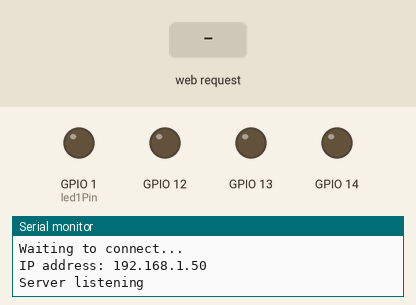
This sketch was run on a simulated ESP8266 (NodeMCU). Shown: output pins drawn as LEDs (lit = HIGH), the last lines printed to the serial monitor. The test bench sets the inputs (shaded band). WiFi joins after 1.5 s; servers stay silent unless stated.

Above: at 2.7 s.
2.8 s: HTTP request GET /led1on received
At 3.3 s:
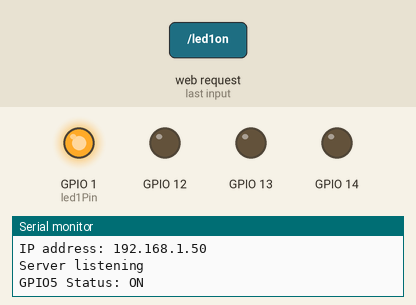
4.3 s: HTTP request GET /led2on received
At 5.5 s:
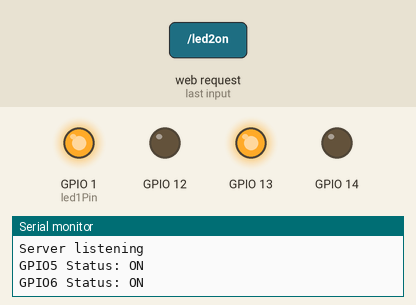
5.8 s: HTTP request GET /led1off received
At 6.8 s:
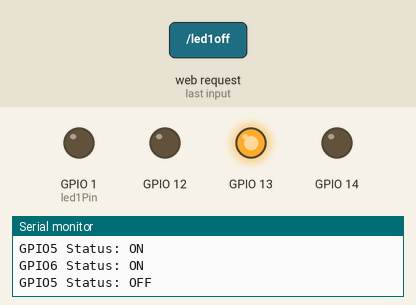
7.3 s: HTTP request GET /led3on received
At 7.9 s:
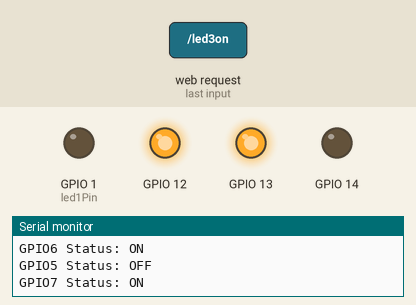
8.8 s: HTTP request GET /led2off received
At 9.1 s:
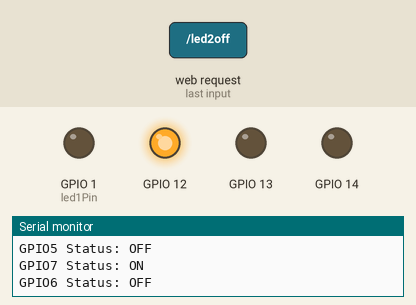
10.3 s: HTTP request GET /led4on received
At 11.4 s:
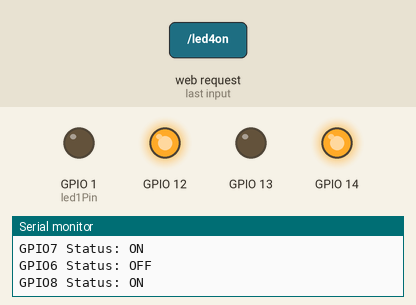
Timing chart, 0 to 12.8 s (numbered marks = the images above; inputs shaded):
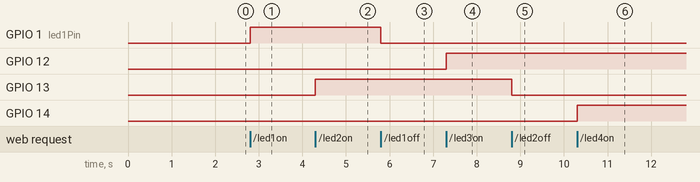

Measured:
- after the input at 2.8 s, GPIO 1 (led1Pin): LOW → HIGH at once
- after the input at 4.3 s, GPIO 13: LOW → HIGH at once
- after the input at 5.8 s, GPIO 1 (led1Pin): HIGH → LOW at once
- after the input at 7.3 s, GPIO 12: LOW → HIGH at once
- after the input at 8.8 s, GPIO 13: HIGH → LOW at once
- after the input at 10.3 s, GPIO 14: LOW → HIGH at once

The sketch:

webServerON.ino
```cpp
#include <ESP8266WiFi.h>
#include <ESP8266WebServer.h>

ESP8266WebServer server(80);

const char* ssid = "robotica"; //Enter Wi-Fi SSID
const char* password =  "robotica"; //Enter Wi-Fi Password


int led1Pin = D10;
int led2Pin = D11;

int led3Pin = D12;
int led4Pin = D13;


bool LED1status = LOW;
bool LED2status = LOW;
bool LED3status = LOW;
bool LED4status = LOW;


void setup() {
  Serial.begin(115200); //Begin Serial at 115200 Baud
  WiFi.begin(ssid, password);  //Connect to the WiFi network
  pinMode(led1Pin,OUTPUT);
  pinMode(led2Pin,OUTPUT);
  pinMode(led3Pin,OUTPUT);
  pinMode(led4Pin,OUTPUT);

  while (WiFi.status() != WL_CONNECTED) {  //Wait for connection
      delay(500);
      Serial.println("Waiting to connect...");
  }

  Serial.print("IP address: ");
  Serial.println(WiFi.localIP());  //Print the local IP

  server.on("/", handle_index); //Handle Index page// front page or main web page

  server.on("/led1on", handle_led1on);
  server.on("/led1off", handle_led1off);

  server.on("/led2on", handle_led2on);
  server.on("/led2off", handle_led2off);

  server.on("/led3on", handle_led3on);
  server.on("/led3off", handle_led3off);

  server.on("/led4on", handle_led4on);
  server.on("/led4off", handle_led4off);

  server.begin(); //Start the server
  Serial.println("Server listening");
}

void loop()
{
  server.handleClient(); //Handling of incoming client requests
  if(LED1status)
  {digitalWrite(led1Pin, HIGH);}
  else
  {digitalWrite(led1Pin, LOW);}

  if(LED2status)
  {digitalWrite(led2Pin, HIGH);}
  else
  {digitalWrite(led2Pin, LOW);}
  if(LED3status)
  {digitalWrite(led3Pin, HIGH);}
  else
  {digitalWrite(led3Pin, LOW);}

  if(LED4status)
  {digitalWrite(led4Pin, HIGH);}
  else
  {digitalWrite(led4Pin, LOW);}
}

void handle_index() {
  //Print Hello at opening homepage
  LED1status = LOW;
  LED2status = LOW;
  LED3status = LOW;
  LED4status = LOW;
  //Serial.println("GPIO7 Status: OFF | GPIO6 Status: OFF");
  server.send(200, "text/html", SendHTML(false,LED2status,LED3status,LED4status));
}

void handle_led1on() {
  LED1status = HIGH;
  Serial.println("GPIO5 Status: ON");
  server.send(200, "text/html", SendHTML(true,LED2status,LED3status,LED4status));
}

void handle_led1off() {
  LED1status = LOW;
  Serial.println("GPIO5 Status: OFF");
  server.send(200, "text/html", SendHTML(false,LED2status,LED3status,LED4status));
}

void handle_led2on() {
  LED2status = HIGH;
  Serial.println("GPIO6 Status: ON");
  server.send(200, "text/html", SendHTML(LED1status,true,LED3status,LED4status));
}

void handle_led2off() {
  LED2status = LOW;
  Serial.println("GPIO6 Status: OFF");
  server.send(200, "text/html", SendHTML(LED1status,false,LED3status,LED4status));
}
void handle_led3on() {
  LED3status = HIGH;
  Serial.println("GPIO7 Status: ON");
  server.send(200, "text/html", SendHTML(LED1status,LED2status,true,LED4status));
}

void handle_led3off() {
  LED3status = LOW;
  Serial.println("GPIO7 Status: OFF");
  server.send(200, "text/html", SendHTML(LED1status,LED2status,false,LED4status));
}

void handle_led4on() {
  LED4status = HIGH;
  Serial.println("GPIO8 Status: ON");
  server.send(200, "text/html", SendHTML(LED1status,LED2status,LED3status,true));
}

void handle_led4off() {
  LED4status = LOW;
  Serial.println("GPIO8 Status: OFF");
  server.send(200, "text/html", SendHTML(LED1status,LED2status,LED3status,false));
}

String SendHTML(bool led1stat,bool led2stat,bool led3stat,bool led4stat){
  String ptr = "<!DOCTYPE html> <html>\n";
  ptr +="<head><meta name=\"viewport\" content=\"width=device-width, initial-scale=1.0, user-scalable=no\">\n";
  ptr +="<title>LED Control</title>\n";
  ptr +="<style>html { font-family: Helvetica; display: inline-block; margin: 0px auto; text-align: center;}\n";
  ptr +="body{margin-top: 50px;} h1 {color: #444444;margin: 50px auto 30px;} h3 {color: #444444;margin-bottom: 50px;}\n";
  ptr +=".button {display: block;width: 80px;background-color: #1abc9c;border: none;color: white;padding: 13px 30px;text-decoration: none;font-size: 25px;margin: 0px auto 35px;cursor: pointer;border-radius: 4px;}\n";
  ptr +=".button-on {background-color: #1abc9c;}\n";
  ptr +=".button-on:active {background-color: #16a085;}\n";
  ptr +=".button-off {background-color: #34495e;}\n";
  ptr +=".button-off:active {background-color: #2c3e50;}\n";
  ptr +="p {font-size: 14px;color: #888;margin-bottom: 10px;}\n";
  ptr +="</style>\n";
  ptr +="</head>\n";
  ptr +="<body>\n";
  ptr +="<h1>ULEAM Ext El Carmen</h1>\n";
  ptr +="<h2>Software Engineering</h2>\n";
  ptr +="<h3>Using Station Mode (STA)</h3>\n";
  ptr +="<h4>ESTACION DE CONTROL DE LUCES</h4>\n";

  if(led1stat)
  {ptr +="<p>HALL Status: ON</p><a class=\"button button-off\" href=\"/led1off\">OFF</a>\n";}
  else
  {ptr +="<p>HALL:Status OFF</p><a class=\"button button-on\" href=\"/led1on\">ON</a>\n";}

  if(led2stat)
  {ptr +="<p>AULA 110 Status: ON</p><a class=\"button button-off\" href=\"/led2off\">OFF</a>\n";}
  else
  {ptr +="<p>AULA 110 Status: OFF</p><a class=\"button button-on\" href=\"/led2on\">ON</a>\n";}

  if(led3stat)
  {ptr +="<p>SECRETARIA Status: ON</p><a class=\"button button-off\" href=\"/led3off\">OFF</a>\n";}
  else
  {ptr +="<p>SECRETARIA Status: OFF</p><a class=\"button button-on\" href=\"/led3on\">ON</a>\n";}

  if(led4stat)
  {ptr +="<p>DECANATO Status: ON</p><a class=\"button button-off\" href=\"/led4off\">OFF</a>\n";}
  else
  {ptr +="<p>DECANATO Status: OFF</p><a class=\"button button-on\" href=\"/led4on\">ON</a>\n";}

  ptr +="</body>\n";
  ptr +="</html>\n";

  return ptr;
}
```
